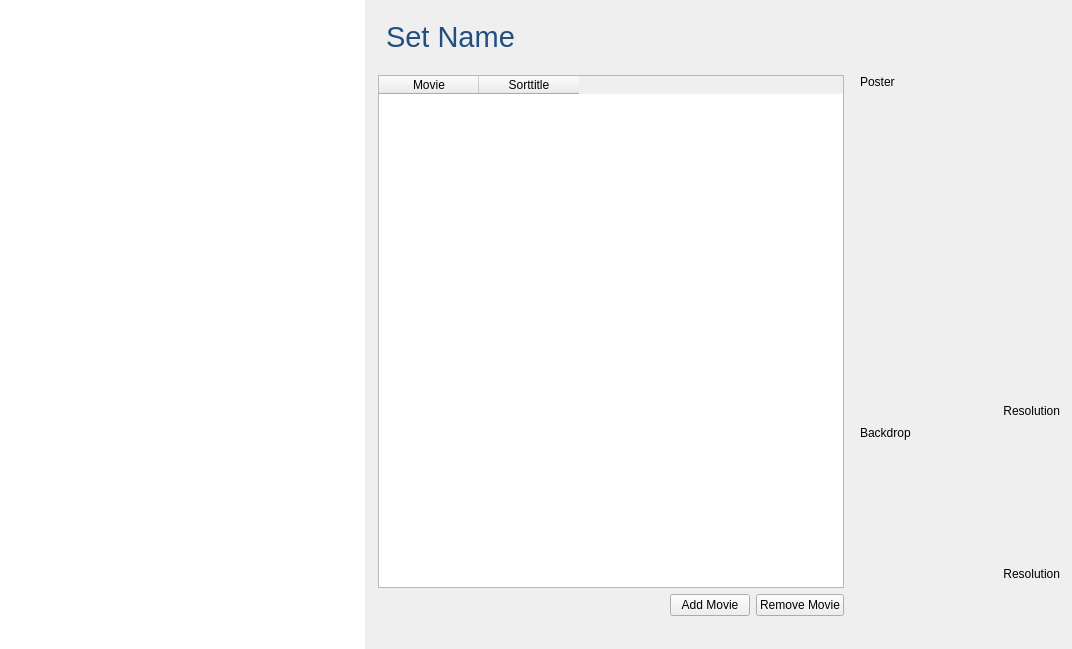
<?xml version="1.0" encoding="UTF-8"?>
<ui version="4.0">
 <class>SetsWidget</class>
 <widget class="QWidget" name="SetsWidget">
  <property name="geometry">
   <rect>
    <x>0</x>
    <y>0</y>
    <width>1072</width>
    <height>649</height>
   </rect>
  </property>
  <property name="windowTitle">
   <string>Form</string>
  </property>
  <property name="styleSheet">
   <string notr="true">#sets {
	border: 0px;
}</string>
  </property>
  <layout class="QVBoxLayout" name="verticalLayout_2">
   <property name="margin">
    <number>0</number>
   </property>
   <item>
    <widget class="MySplitter" name="splitter">
     <property name="orientation">
      <enum>Qt::Horizontal</enum>
     </property>
     <property name="handleWidth">
      <number>1</number>
     </property>
     <widget class="QTableWidget" name="sets">
      <property name="styleSheet">
       <string notr="true">#sets {
	alternate-background-color: #f9f9f9;
	selection-background-color: qlineargradient(spread:pad, x1:0, y1:0, x2:0, y2:1, stop:0 #4185b6, stop:1 #1b6aa5);
	color: #395265;
    selection-color: #ffffff;
}
</string>
      </property>
      <property name="alternatingRowColors">
       <bool>true</bool>
      </property>
      <property name="selectionMode">
       <enum>QAbstractItemView::SingleSelection</enum>
      </property>
      <property name="selectionBehavior">
       <enum>QAbstractItemView::SelectRows</enum>
      </property>
      <property name="showGrid">
       <bool>false</bool>
      </property>
      <property name="sortingEnabled">
       <bool>true</bool>
      </property>
      <attribute name="horizontalHeaderVisible">
       <bool>false</bool>
      </attribute>
      <attribute name="horizontalHeaderStretchLastSection">
       <bool>true</bool>
      </attribute>
      <attribute name="verticalHeaderVisible">
       <bool>false</bool>
      </attribute>
      <column>
       <property name="text">
        <string>Set</string>
       </property>
      </column>
     </widget>
     <widget class="QWidget" name="verticalLayoutWidget">
      <layout class="QVBoxLayout" name="verticalLayout" stretch="0,1">
       <property name="leftMargin">
        <number>0</number>
       </property>
       <property name="topMargin">
        <number>20</number>
       </property>
       <property name="rightMargin">
        <number>0</number>
       </property>
       <property name="bottomMargin">
        <number>21</number>
       </property>
       <item>
        <widget class="QLabel" name="setName">
         <property name="font">
          <font>
           <family>Helvetica Neue</family>
           <pointsize>22</pointsize>
          </font>
         </property>
         <property name="styleSheet">
          <string notr="true">color: #224f7f;
</string>
         </property>
         <property name="text">
          <string>Set Name</string>
         </property>
         <property name="indent">
          <number>20</number>
         </property>
        </widget>
       </item>
       <item>
        <widget class="QGroupBox" name="groupBox_3">
         <property name="styleSheet">
          <string notr="true">QGroupBox {
	border-radius: 0;
	background-color: transparent;
}
</string>
         </property>
         <property name="title">
          <string/>
         </property>
         <layout class="QHBoxLayout" name="horizontalLayout_2">
          <item>
           <layout class="QVBoxLayout" name="verticalLayout_3" stretch="1,0">
            <item>
             <widget class="QTableWidget" name="movies">
              <property name="alternatingRowColors">
               <bool>true</bool>
              </property>
              <property name="showGrid">
               <bool>false</bool>
              </property>
              <property name="sortingEnabled">
               <bool>false</bool>
              </property>
              <attribute name="verticalHeaderVisible">
               <bool>false</bool>
              </attribute>
              <column>
               <property name="text">
                <string>Movie</string>
               </property>
              </column>
              <column>
               <property name="text">
                <string>Sorttitle</string>
               </property>
              </column>
             </widget>
            </item>
            <item>
             <layout class="QHBoxLayout" name="horizontalLayout_4">
              <item>
               <spacer name="horizontalSpacer">
                <property name="orientation">
                 <enum>Qt::Horizontal</enum>
                </property>
                <property name="sizeHint" stdset="0">
                 <size>
                  <width>40</width>
                  <height>20</height>
                 </size>
                </property>
               </spacer>
              </item>
              <item>
               <widget class="QPushButton" name="buttonAddMovie">
                <property name="toolTip">
                 <string>Add movie to set</string>
                </property>
                <property name="text">
                 <string>Add Movie</string>
                </property>
                <property name="dropShadow" stdset="0">
                 <bool>true</bool>
                </property>
               </widget>
              </item>
              <item>
               <widget class="QPushButton" name="buttonRemoveMovie">
                <property name="toolTip">
                 <string>Remove selected movie from set</string>
                </property>
                <property name="text">
                 <string>Remove Movie</string>
                </property>
                <property name="dropShadow" stdset="0">
                 <bool>true</bool>
                </property>
               </widget>
              </item>
             </layout>
            </item>
           </layout>
          </item>
          <item>
           <layout class="QVBoxLayout" name="verticalLayout_4">
            <property name="leftMargin">
             <number>10</number>
            </property>
            <property name="topMargin">
             <number>0</number>
            </property>
            <item>
             <widget class="QLabel" name="label_13">
              <property name="text">
               <string>Poster</string>
              </property>
             </widget>
            </item>
            <item>
             <widget class="MyLabel" name="poster">
              <property name="minimumSize">
               <size>
                <width>200</width>
                <height>300</height>
               </size>
              </property>
              <property name="maximumSize">
               <size>
                <width>200</width>
                <height>300</height>
               </size>
              </property>
              <property name="cursor">
               <cursorShape>PointingHandCursor</cursorShape>
              </property>
              <property name="toolTip">
               <string>Click to Change</string>
              </property>
              <property name="text">
               <string/>
              </property>
              <property name="pixmap">
               <pixmap resource="../MediaElch.qrc">:/img/film_reel.png</pixmap>
              </property>
              <property name="alignment">
               <set>Qt::AlignCenter</set>
              </property>
              <property name="dropShadow" stdset="0">
               <bool>true</bool>
              </property>
             </widget>
            </item>
            <item>
             <layout class="QHBoxLayout" name="horizontalLayout">
              <item>
               <widget class="QToolButton" name="buttonPreviewPoster">
                <property name="cursor">
                 <cursorShape>PointingHandCursor</cursorShape>
                </property>
                <property name="toolTip">
                 <string>Full preview</string>
                </property>
                <property name="styleSheet">
                 <string notr="true">QToolButton {
	border: none;
}</string>
                </property>
                <property name="text">
                 <string/>
                </property>
                <property name="icon">
                 <iconset resource="../MediaElch.qrc">
                  <normaloff>:/img/zoom_in.png</normaloff>:/img/zoom_in.png</iconset>
                </property>
               </widget>
              </item>
              <item>
               <widget class="QLabel" name="posterResolution">
                <property name="toolTip">
                 <string>Resolution</string>
                </property>
                <property name="text">
                 <string>Resolution</string>
                </property>
                <property name="alignment">
                 <set>Qt::AlignRight|Qt::AlignTrailing|Qt::AlignVCenter</set>
                </property>
               </widget>
              </item>
             </layout>
            </item>
            <item>
             <widget class="QLabel" name="label_14">
              <property name="text">
               <string>Backdrop</string>
              </property>
             </widget>
            </item>
            <item>
             <widget class="MyLabel" name="backdrop">
              <property name="minimumSize">
               <size>
                <width>200</width>
                <height>112</height>
               </size>
              </property>
              <property name="maximumSize">
               <size>
                <width>200</width>
                <height>112</height>
               </size>
              </property>
              <property name="cursor">
               <cursorShape>PointingHandCursor</cursorShape>
              </property>
              <property name="toolTip">
               <string>Click to Change</string>
              </property>
              <property name="text">
               <string/>
              </property>
              <property name="pixmap">
               <pixmap resource="../MediaElch.qrc">:/img/pictures_alt.png</pixmap>
              </property>
              <property name="alignment">
               <set>Qt::AlignCenter</set>
              </property>
              <property name="dropShadow" stdset="0">
               <bool>true</bool>
              </property>
             </widget>
            </item>
            <item>
             <layout class="QHBoxLayout" name="horizontalLayout_7">
              <item>
               <widget class="QToolButton" name="buttonPreviewBackdrop">
                <property name="cursor">
                 <cursorShape>PointingHandCursor</cursorShape>
                </property>
                <property name="toolTip">
                 <string>Full preview</string>
                </property>
                <property name="styleSheet">
                 <string notr="true">QToolButton {
	border: none;
}</string>
                </property>
                <property name="text">
                 <string/>
                </property>
                <property name="icon">
                 <iconset resource="../MediaElch.qrc">
                  <normaloff>:/img/zoom_in.png</normaloff>:/img/zoom_in.png</iconset>
                </property>
               </widget>
              </item>
              <item>
               <widget class="QLabel" name="backdropResolution">
                <property name="toolTip">
                 <string>Resolution</string>
                </property>
                <property name="text">
                 <string>Resolution</string>
                </property>
                <property name="alignment">
                 <set>Qt::AlignRight|Qt::AlignTrailing|Qt::AlignVCenter</set>
                </property>
               </widget>
              </item>
             </layout>
            </item>
            <item>
             <spacer name="verticalSpacer">
              <property name="orientation">
               <enum>Qt::Vertical</enum>
              </property>
              <property name="sizeHint" stdset="0">
               <size>
                <width>20</width>
                <height>40</height>
               </size>
              </property>
             </spacer>
            </item>
           </layout>
          </item>
         </layout>
        </widget>
       </item>
      </layout>
     </widget>
    </widget>
   </item>
  </layout>
 </widget>
 <customwidgets>
  <customwidget>
   <class>MyLabel</class>
   <extends>QLabel</extends>
   <header>smallWidgets/MyLabel.h</header>
  </customwidget>
  <customwidget>
   <class>MySplitter</class>
   <extends>QSplitter</extends>
   <header>smallWidgets/MySplitter.h</header>
   <container>1</container>
  </customwidget>
 </customwidgets>
 <resources>
  <include location="../MediaElch.qrc"/>
 </resources>
 <connections/>
</ui>
